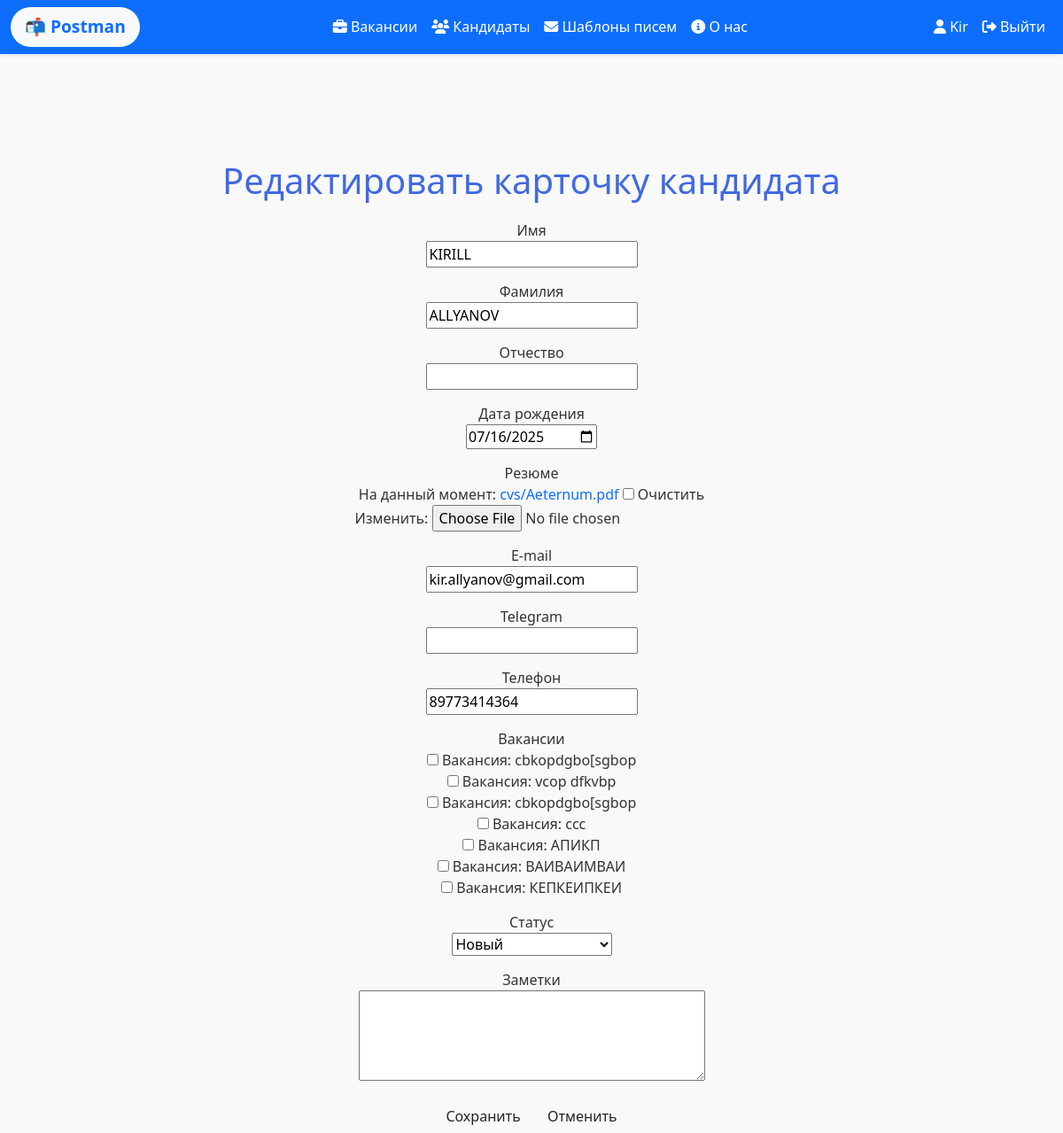
Page /data/candidate_edit/8/ (signed in) on the earlier database version.
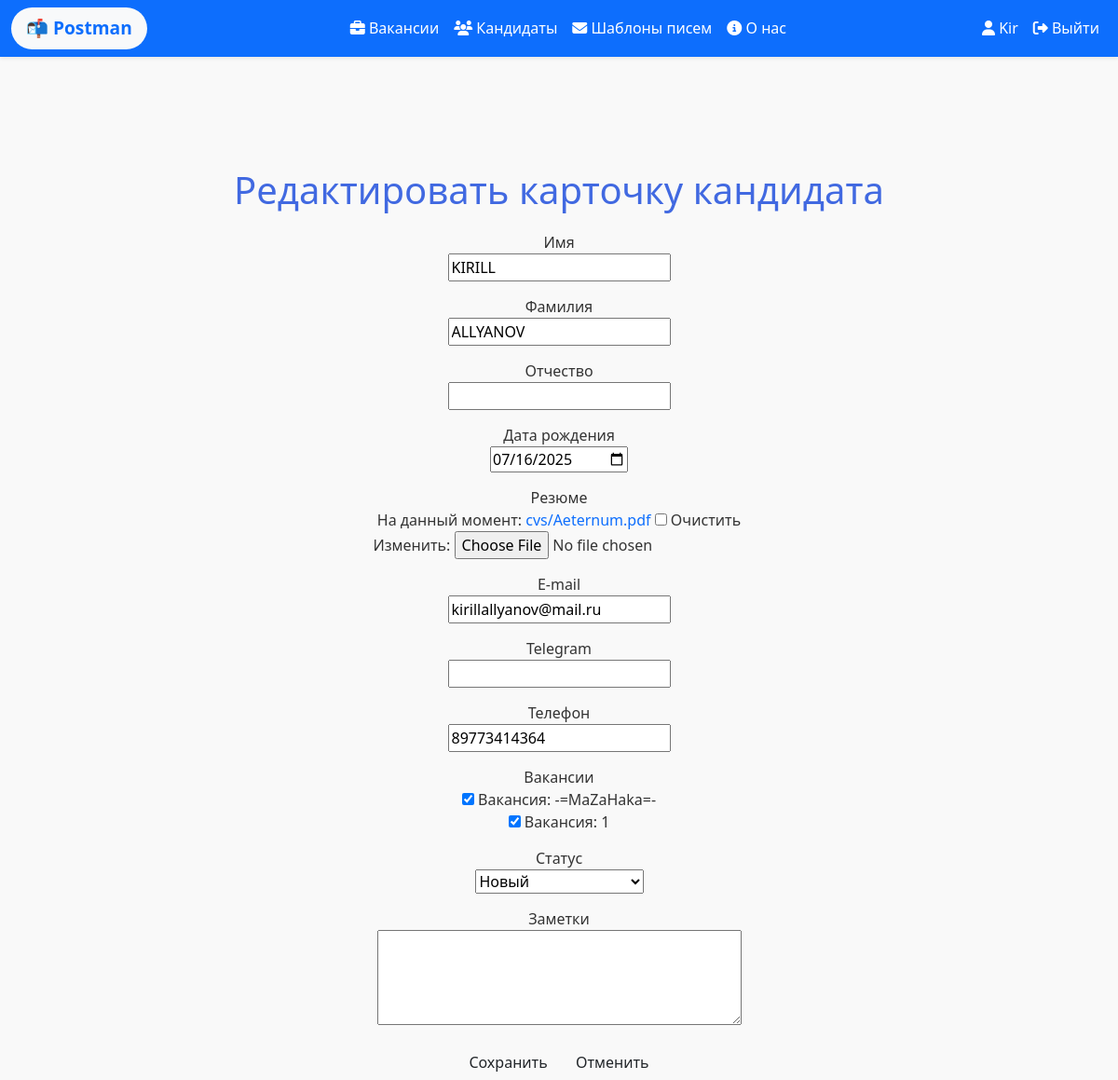
Same page on the later database version.
### data/models.py (models this page shows, shortened)
class Candidate(models.Model):
    STATUS_CHOICES = [
        ('New', 'Новый'),
        ('Message sent', 'Письмо отправлено'),
        ('Response recieved', 'Ответ получен'),
        ('Contact fixe', 'Контакт закреплен'),
        ('Rejected', 'Отклонен')
    ]
    firstname = models.CharField(max_length=100, verbose_name='Имя', blank=True)
    surname = models.CharField(max_length=100, verbose_name='Фамилия', blank=True)
    patronymic = models.CharField(max_length=100, verbose_name='Отчество', blank=True)
    birthday = models.DateField(verbose_name='Дата рождения', blank=True)
    email = models.EmailField(verbose_name='E-mail', blank=True)
    tg = models.CharField(max_length=100, verbose_name='Телеграм', blank=True)
    phone = models.CharField(max_length=15, verbose_name='Номер телефона', blank=True)
    cv = models.FileField(
        upload_to='cvs/',
        validators=[FileExtensionValidator(allowed_extensions=['pdf'])],
        blank=True,
        null=True,
        verbose_name='Резюме'
    )
    status = models.CharField(
        max_length=20,
        choices=STATUS_CHOICES,
        default='new',
        verbose_name='Статус'
    )
    notes = models.TextField(blank=True)
    class Meta:
        verbose_name = 'Кандидат'
        verbose_name_plural = 'Кандидаты'

### data/views.py (the view)
# urls.py: path('candidate_edit/<int:pk>/', views.candidate_edit, name='candidate_edit'),  # редактирование карточки кандидата
@login_required
def candidate_edit(request, pk):
    candidate = get_object_or_404(Candidate, pk=pk)
    if request.method == 'POST':
        form = CandidateForm(request.POST, request.FILES, instance=candidate)
        if form.is_valid():
            candidate = form.save()
            candidate.vacancies.clear()  # Убираем все старые связи
            for vacancy in form.cleaned_data['vacancies']:
                vacancy.candidates.add(candidate)
            return redirect('candidate_detail', pk=candidate.pk)
    else:
        form = CandidateForm(instance=candidate)
    return render(request, 'data/candidate_create.html', {'form': form, 'editing': True})

### data/forms.py
class CandidateForm(forms.ModelForm):
    birthday = forms.DateField(
        widget=forms.DateInput(attrs={'type': 'date'}, format='%Y-%m-%d'),
        input_formats=['%Y-%m-%d'], label="Дата рождения"
    )
    vacancies = forms.ModelMultipleChoiceField(
        queryset=Vacancy.objects.all(),
        required=False,
        widget=forms.CheckboxSelectMultiple,
        label="Вакансии"
    )
    class Meta:
        model = Candidate
        fields = [
            'firstname',
            'surname',
            'patronymic',
            'birthday',
            'email',
            'phone',
            'tg',
            'cv',
            'vacancies',
            'status',
            'notes',
            'vacancies',
        ]
        widgets = {
            'notes': forms.Textarea(attrs={'rows': 4}),
        }
    def __init__(self, *args, **kwargs):
        instance = kwargs.get('instance')
        super().__init__(*args, **kwargs)
        if instance:
            self.fields['vacancies'].initial = instance.vacancies.all()

### data/models.py (called while the page is built)
    def __str__(self):
        return f'Вакансия: {self.title}'

### data/templates/data/candidate_create.html (shortened to what this page needs)
{% extends "main/base.html" %}
{% block content %}
<h1 style="text-align: center; color: #4169e1;">
    {% if editing %}Редактировать карточку кандидата{% else %}Новый кандидат{% endif %}
</h1>
<form method="post" enctype="multipart/form-data" style="max-width: 500px; margin: 0 auto;">
    <div class="form-group" style="margin-bottom: 15px;">
        <label for="{{ form.title.id_for_label }}">Имя</label><br>
        {{ form.firstname }}
    </div>
    <div class="form-group" style="margin-bottom: 15px;">
        <label for="{{ form.surname.id_for_label }}">Фамилия</label><br>
        {{ form.surname }}
    </div>
    <div class="form-group" style="margin-bottom: 15px;">
        <label for="{{ form.patronymic.id_for_label }}">Отчество</label><br>
        {{ form.patronymic }}
    </div>
    <div class="form-group" style="margin-bottom: 15px;">
        <label for="{{ form.birthday.id_for_label }}">Дата рождения</label><br>
        {{ form.birthday }}
    </div>
    <div class="form-group" style="margin-bottom: 15px;">
        <label for="{{ form.cv.id_for_label }}">Резюме</label><br>
        {{ form.cv }}
    </div>
    <div class="form-group" style="margin-bottom: 15px;">
        <label for="{{ form.email.id_for_label }}">E-mail</label><br>
        {{ form.email }}
    </div>
    <div class="form-group" style="margin-bottom: 15px;">
        <label for="{{ form.tg.id_for_label }}">Telegram</label><br>
        {{ form.tg }}
    </div>
    <div class="form-group" style="margin-bottom: 15px;">
        <label for="{{ form.phone.id_for_label }}">Телефон</label><br>
        {{ form.phone }}
    </div>
    <div class="form-group" style="margin-bottom: 15px;">
        <label for="{{ form.vacancies.id_for_label }}">Вакансии</label><br>
        {{ form.vacancies }}
    </div>
    <div class="form-group" style="margin-bottom: 15px;">
        <label for="{{ form.status.id_for_label }}">Статус</label><br>
        {{ form.status }}
    </div>
    <div class="form-group" style="margin-bottom: 15px;">
        <label for="{{ form.notes.id_for_label }}">Заметки</label><br>
        {{ form.notes }}
    </div>
    <div class="form-actions" style="text-align: center;">
        <button type="submit" class="btn btn-save">Сохранить</button>
        <a href="{% url 'vacancies' %}" class="btn btn-cancel">Отменить</a>
    </div>
</form>
{% endblock %}

Differences in the rows shown:
changed Candidate "KIRILL": email "kir.allyanov@gmail.com" → "kirillallyanov@mail.ru"
Other differences:
form field vacancies: "☐ ☐ ☐ ☐ ☐ ☐ ☐" → "☑ ☑"
text no longer shown: "Вакансия: cbkopdgbo[sgbop Вакансия: vcop dfkvbp Вакансия: cbkopdgbo[sgbop Вакансия: ссс Вакансия: АПИКП Вакансия: ВАИВАИМВАИ Вакансия: КЕПКЕИПКЕИ"
text now shown: "Вакансия: -=MaZaHaka=- Вакансия: 1"
